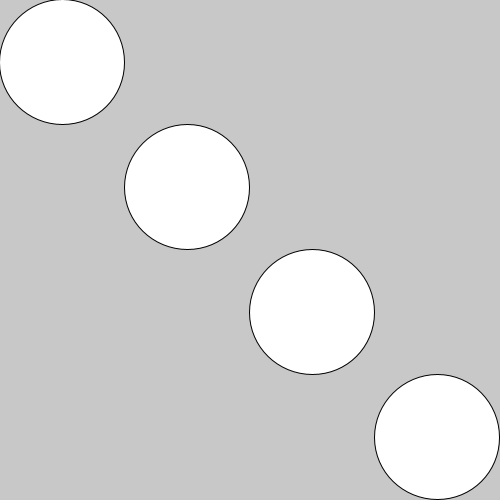
Frame 1 (no input)
Frame 60 (the mouse pressed at the canvas centre just before this capture): identical to frame 1, image omitted
Frame 120 (the mouse held since frame 60 and released just before this capture): identical to frame 1, image omitted

The Processing sketch that drew this single still picture (run headless with seeded random() and noise(); from frame 60 on, the mouse is pressed at the canvas centre):

// Processing sketch: drill21
// ── drill21.pde
void setup() {
    size(500,500);
}

void draw() {
    background(200);
    float x = width/8;
    float y = height/8;
    float s = width/4;
    for (int i=0; i<4; i++) {
        ellipse(x+s*i,y+s*i,s,s);
    }
}
